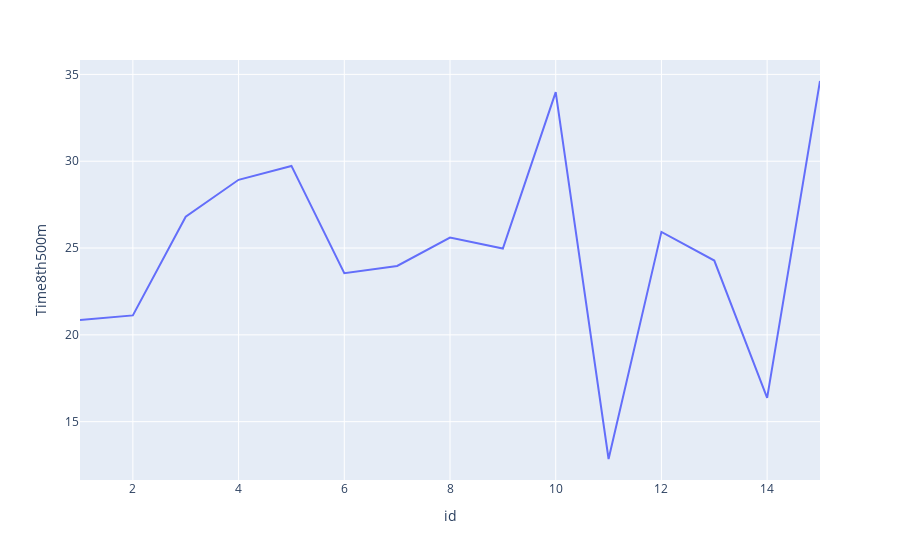

The code cell stored with this chart in its notebook:
### Code cell
px.line(df_run, x='id', y='Time8th500m')

### Figure 1 — Plotly figure (JSON) as saved in the notebook; plotly's stock layout.template omitted (floating-point values rounded to 4 significant figures)
{"data": [{"hovertemplate": "id=%{x}<br>Time8th500m=%{y}<extra></extra>", "legendgroup": "", "line": {"color": "#636efa", "dash": "solid"}, "mode": "lines", "name": "", "orientation": "v", "showlegend": false, "type": "scatter", "x": [1, 2, 3, 4, 5, 6, 7, 8, 9, 10, 11, 12, 13, 14, 15], "xaxis": "x", "y": [20.85, 21.12, 26.8, 28.93, 29.73, 23.55, 23.97, 25.6, 24.97, 33.98, 12.85, 25.93, 24.28, 16.37, 34.62], "yaxis": "y"}], "layout": {"legend": {"tracegroupgap": 0}, "margin": {"t": 60}, "xaxis": {"anchor": "y", "domain": [0, 1], "title": {"text": "id"}}, "yaxis": {"anchor": "x", "domain": [0, 1], "title": {"text": "Time8th500m"}}}}
